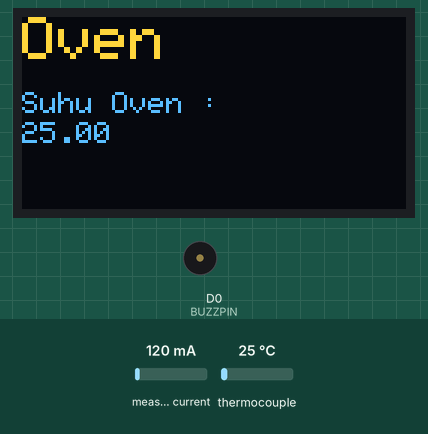
Recording of a sketch running on a simulated ESP8266 (NodeMCU). On the bench: 128×64 one-colour display, buzzer (waves = sounding, pin HIGH). The inputs (shaded band) are chosen by the test bench; at power-on: measured current 120 mA, thermocouple 25 °C. The OLED is the two-colour kind (top 16 rows yellow); WiFi joins after 1.5 s; servers stay silent unless stated; what the sketch prints to the serial monitor is not drawn.

Above: at 13.9 s.
14.0 s: measured current set to 40 mA
At 19.8 s:
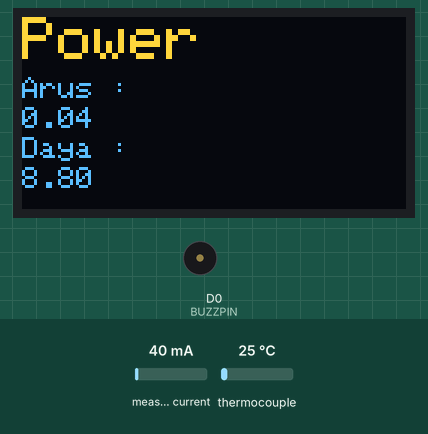
22.2 s: thermocouple set to 6 °C
At 26.5 s:
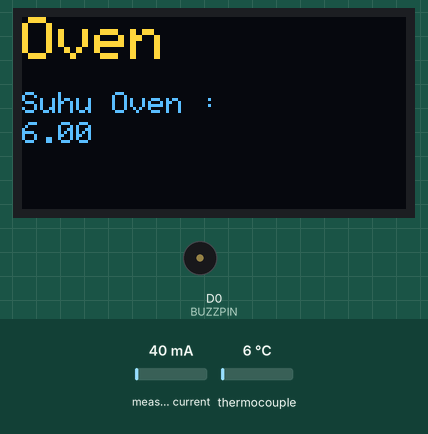
28.9 s: measured current set to 500 mA
At 32.4 s:
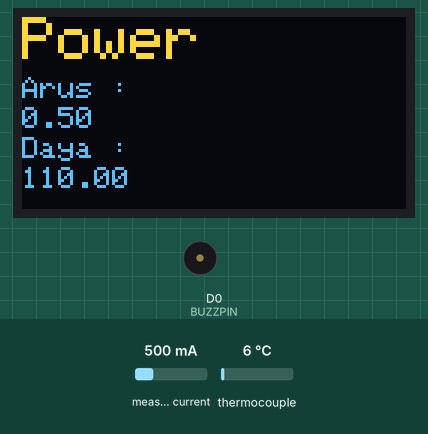
35.3 s: thermocouple set to 75 °C
At 39.1 s:
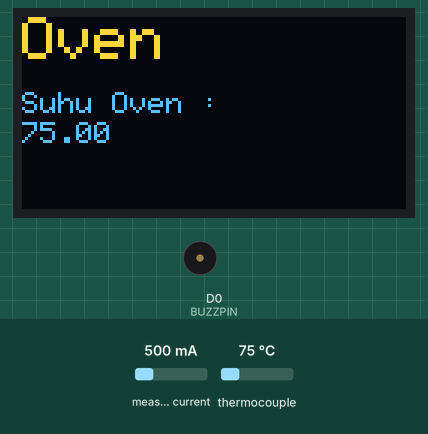
41.4 s: measured current set to 1000 mA
At 44.9 s:
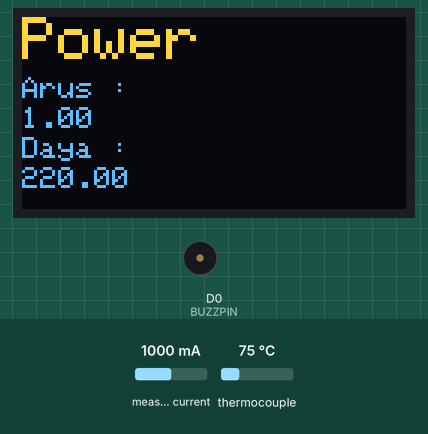
47.8 s: thermocouple set to 150 °C
At 51.6 s:
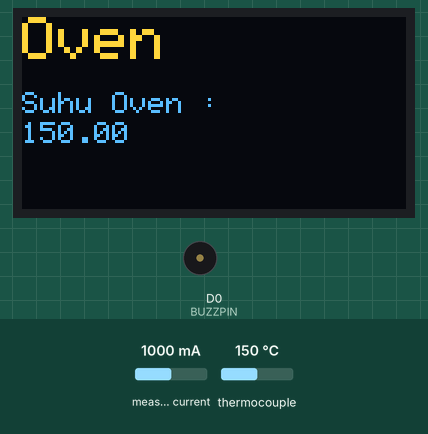
Timing chart, 0 to 53.1 s (numbered marks = the images above; inputs shaded):
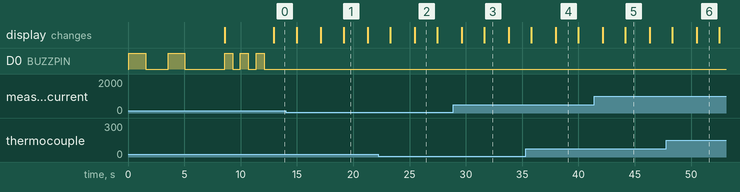

Measured:
- after the input at 14.0 s, the display: first differs from a run without the input after 5.1 s (image 1)
- after the input at 22.2 s, the display: first differs from a run without the input after 3.3 s (image 2)
- after the input at 28.9 s, the display: first differs from a run without the input after 2.8 s (image 3)
- after the input at 35.3 s, the display: first differs from a run without the input after 2.7 s (image 4)
- after the input at 41.4 s, the display: first differs from a run without the input after 2.8 s (image 5)
- after the input at 47.8 s, the display: first differs from a run without the input after 2.7 s (image 6)
- what the display in image 1 shows lasts 2.2 s, from 19.1 s to 21.3 s

The sketch:

Node07.ino
```cpp
// Node02
// Oven

#include <Arduino.h>

#include <SPI.h>
#include <Wire.h>
#include <Adafruit_GFX.h>
#include <Adafruit_SSD1306.h>
#include <ESP8266WiFi.h>
#include <ESP8266HTTPClient.h>
#include <WiFiClient.h>
#include <ESP8266WebServer.h>
#include <DNSServer.h>
#include <ArduinoJson.h>
#include <WiFiManager.h>
#include <Adafruit_Sensor.h>
#include <DHT.h>
#include <DHT_U.h>
#include <ACS712.h>
#include <max6675.h>


const char *serverName = "http://18.217.56.118:8069/jsonrpc";

unsigned long lastTime = 0;
unsigned long timerDelay = 60000*15;
unsigned long displayTime = 2000;

#define BUZZPIN D0
int thermoSO = D6;
int thermoCS = D7;
int thermoCSK  = D8;


MAX6675 thermocouple(thermoCSK, thermoCS, thermoSO);

#define SCREEN_WIDTH 128 // OLED display width, in pixels
#define SCREEN_HEIGHT 64 // OLED display height, in pixels
#define OLED_RESET -1 // Reset pin # (or -1 if sharing Arduino reset pin)
Adafruit_SSD1306 display(SCREEN_WIDTH, SCREEN_HEIGHT, &Wire, OLED_RESET);

void buzz(int pin, int delayTime, int repeat);
void sendData(float temperatur,
              float kelembapan,
              float arus,
              float biaya_listrik,
              int cycle,
              float daya,
              String lokasi,
              String nama_mesin,
              int pegawai_id,
              bool status_power,
              float tegangan,
              float total_produksi,
              float volume);
void startDisplay();
void wifiConnectedDisplay();
void ovenDisplay(String status, float temperature);
void powerDisplay(float arus, float daya);

String lokasi = "Gudang";
String node = "Node07";
String nama_mesin = "Mesin Oven 2";
String nodeName = node + "-" + nama_mesin;
String accessPointIP = "192.168.4.1";

int bahan_id = 1;

float suhu_min = 24;
float suhu_max = 37;
float temperatur_oven = 0;
float kelembapan = 0;

float tegangan = 220;
float arus = 0;
float daya = arus * tegangan;
float biaya_listrik = 0;
bool status_power = true;


int cycle = 1;
int pegawai_id = 1;

float total_produksi = 1230;
float volume = 100;


DynamicJsonDocument doc(1024);
ACS712  ACS(A0, 5.0, 1023, 100);

void setup()
{
    Serial.begin(115200);
    WiFiManager wifiManager;
    wifiManager.setBreakAfterConfig(true);

    pinMode(BUZZPIN, OUTPUT);
    digitalWrite(BUZZPIN, LOW);

    display.begin(SSD1306_SWITCHCAPVCC, 0x3C);

    startDisplay();

    buzz(BUZZPIN, 1500, 1);
    delay(500);


    if (!wifiManager.autoConnect(nodeName.c_str())) {
        Serial.println("failed to connect, we should reset as see if it connects");
        delay(3000);
        ESP.reset();
        delay(5000);
    }

    Serial.println("connected...yeey :)");
    Serial.println("local ip");
    wifiConnectedDisplay();
    buzz(BUZZPIN, 700, 3);
    Serial.println(WiFi.localIP());
    Serial.println("Timer set to 20 seconds (timerDelay variable), it will take 20 seconds before publishing the first reading.");

}

void loop()
{
  delay(100);
  float mA = ACS.mA_AC();
  Serial.println(mA);
  // arus mA ke ampare
  arus = mA / 1000;
  // menghitung daya listrik dari Mili Ampare dan tegangan
  daya = arus * tegangan;
  // menghitung biaya listrik dari daya listrik dan waktu
  biaya_listrik = daya * 0.000001 * 15;
  // menghitung total produksi dari volume dan cycle
  total_produksi = volume * cycle;
  // set status_power true jika arus lebih dari 0.23
  status_power = arus >= 0.05 ? true : false;

  temperatur_oven = thermocouple.readCelsius();
    ovenDisplay("Oven",temperatur_oven);
    delay(displayTime);
    powerDisplay(arus, daya);
    delay(displayTime);

    if (millis() - lastTime > timerDelay)
    {
        lastTime = millis();
        // sendData(1, temperatur_oven, 1);
        sendData(temperatur_oven,
                 kelembapan,
                 arus,
                 biaya_listrik,
                 cycle,
                 daya,
                 lokasi,
                 nama_mesin,
                 pegawai_id,
                 status_power,
                 tegangan,
                 total_produksi,
                 volume);
    }
}

void buzz(int pin, int delayTime, int repeat)
{
    for (int i = 0; i < repeat; i++)
    {
        digitalWrite(pin, HIGH);
        delay(delayTime);
        digitalWrite(pin, LOW);
        delay(delayTime);
    }
}

// Display
void startDisplay(){
  display.clearDisplay();
  display.setTextSize(2);
  display.setTextColor(WHITE);
  display.setCursor(10, 10);
  display.println("Start...");
  display.setTextSize(1);
  display.setCursor(10, 30);
  display.println(nama_mesin);
  display.setCursor(10, 40);
  display.println(accessPointIP.c_str());
  display.display();
  buzz(BUZZPIN, 1500, 1);
  delay(500);
}
void wifiConnectedDisplay(){
  display.clearDisplay();
  display.setTextSize(1);
  display.setTextColor(WHITE);
  display.setCursor(0, 0);
  display.println("WiFi Connected");
  display.setCursor(0, 10);
  display.println(WiFi.localIP());
  display.display();
}
void ovenDisplay(String status, float temperature){
  display.clearDisplay();
  display.setTextSize(2);
  display.setTextColor(WHITE);
  display.setCursor(0,0);
  display.println(status);
  display.setTextSize(1);
  display.setCursor(0,25);
  display.println("Suhu Oven : ");
  display.setCursor(0,35);
  display.println(temperature);
  display.display();
}
void powerDisplay(float arus, float daya){
  display.clearDisplay();
  display.setTextSize(2);
  display.setTextColor(WHITE);
  display.setCursor(0, 0);
  display.println("Power");
  display.setTextSize(1);
  display.setCursor(0, 20);
  display.println("Arus : ");
  display.setCursor(0, 30);
  display.println(arus);
  display.setCursor(0, 40);
  display.println("Daya : ");
  display.setCursor(0, 50);
  display.println(daya);
  display.display();
}

void sendData(float temperatur,
              float kelembapan,
              float arus,
              float biaya_listrik,
              int cycle,
              float daya,
              String lokasi,
              String nama_mesin,
              int pegawai_id,
              bool status_power,
              float tegangan,
              float total_produksi,
              float volume)
{
  if (WiFi.status() == WL_CONNECTED)
  {
    WiFiClient client;
    HTTPClient http;

    http.begin(client, serverName);

    doc["jsonrpc"] = "2.0";
    doc["method"] = "call";
    doc["params"]["service"] = "object";
    doc["params"]["method"] = "execute_kw";
    doc["params"]["args"][0] = "odoo_14_0";
    doc["params"]["args"][1] = 2;
    doc["params"]["args"][2] = "nimda0";
    doc["params"]["args"][3] = "kedaireka.mesin.monitoring";
    doc["params"]["args"][4] = "create";
    doc["params"]["args"][5][0]["temperatur"] = temperatur;
    doc["params"]["args"][5][0]["kelembapan"] = kelembapan;
    doc["params"]["args"][5][0]["arus"] = arus;
    doc["params"]["args"][5][0]["biaya_listrik"] = biaya_listrik;
    doc["params"]["args"][5][0]["cycle"] = cycle;
    doc["params"]["args"][5][0]["daya"] = daya;
    doc["params"]["args"][5][0]["lokasi"] = lokasi;
    doc["params"]["args"][5][0]["name"] = nama_mesin;
    doc["params"]["args"][5][0]["pegawai_id"] = pegawai_id;
    doc["params"]["args"][5][0]["status_power"] = status_power;
    doc["params"]["args"][5][0]["t_off"] = "2022-11-25 11:17:39";
    doc["params"]["args"][5][0]["t_on"] = "2022-11-25 10:35:39";
    doc["params"]["args"][5][0]["tegangan"] = tegangan;
    doc["params"]["args"][5][0]["total_produksi"] = total_produksi;
    doc["params"]["args"][5][0]["volume"] = volume;
    doc["id"] = 1;

    String json;
    serializeJson(doc, json);

    http.addHeader("Content-Type", "application/json");
    int httpResponseCode = http.POST(doc.as<String>());

    Serial.print("HTTP Response code: ");
    Serial.println(httpResponseCode);
    display.clearDisplay();
    display.setTextSize(1);
    display.setTextColor(WHITE);
    display.setCursor(0, 0);
    display.println("Send Data");
    display.display();
    delay(displayTime);
    http.end();
  }
  else
  {
    Serial.println("WiFi Disconnected");
    display.clearDisplay();
    display.setTextSize(1);
    display.setTextColor(WHITE);
    display.setCursor(0, 0);
    display.println("WiFi Disconnected");
    display.display();
    delay(displayTime);
  }
  lastTime = millis();
}
```
